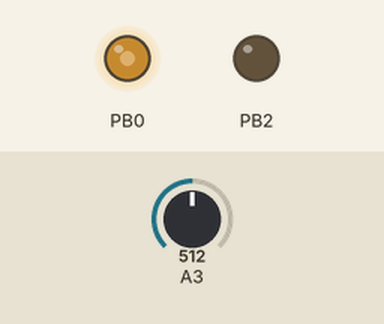
A program run on a simulated ATtiny85, built with avr-gcc and run on an emulated ATtiny85. Parts: output pins drawn as LEDs (lit = HIGH). The inputs (shaded band) are chosen by the test bench; at power-on: A3 = 512.

Above: at 1.2 s.
1.3 s: A3 set to 716
At 1.7 s:
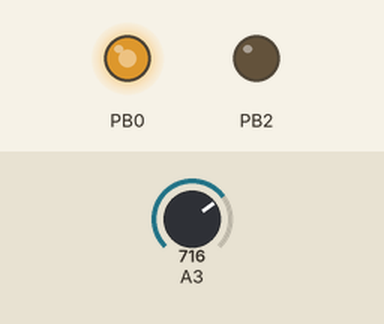
2.9 s: A3 set to 900
At 4.2 s:
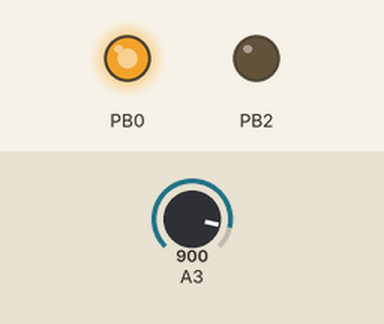
4.5 s: A3 set to 245
At 5.4 s:
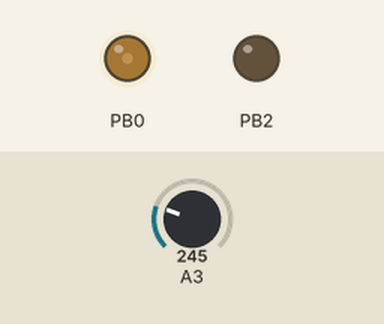
6.1 s: A3 set to 0
At 6.7 s:
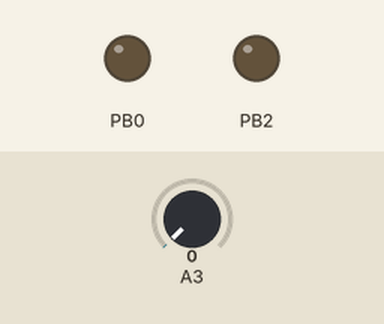
Timing chart, 0 to 8.7 s (numbered marks = the images above; inputs shaded):
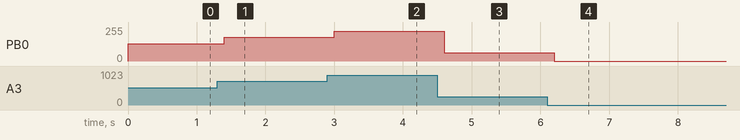

The program:

main.cpp
```cpp
#include <Arduino.h>
#include <avr/power.h>

//============================================================
// Helpers

//------------------------------------------------------------
// Helper for AVR/ATtiny's programmable clock-divisor
namespace ClkDiv
{
    uint16_t clock_shifts = 0;

    // NOTE: be careful with this, setting clock_div too high can leave the ATtiny in
    // non-programmable state (clock rates too different from ArduinoISP)
    // - not fatal, but annoying!
    // - I THINK the largest divisor is 64 (resulting in CLK of 125 kHz) before problems occur
    //  - confirmed that divisor of 64 doesn't cause subsequent programming problems
    //  - if have need to use 128 or 256, can test and find out at that point
    void set(uint16_t divisor)
    {
        // valid divisor values are [1, 2, 4, ..., 256] -- 9 valid values
        static const clock_div_t clock_divs[] = {
            clock_div_1,
            clock_div_2,
            clock_div_4,
            clock_div_8,
            clock_div_16,
            clock_div_32,
            clock_div_64,
            clock_div_128,
            clock_div_256
        };

        // Limit divisor to <= 64
        // - this to prevent leaving chip in state where it can't talk to ArduinoISP
        // - remove this line if you really want to set it to 128 or 256
        divisor = divisor > 64 ? 64 : divisor;

        // find first set bit, starting at least-significant
        uint8_t div_index = 0;
        clock_div_t clock_div = clock_divs[div_index];
        while (div_index <= 8)
        {
            if (divisor & 1)
            {
                clock_div = clock_divs[div_index];
                clock_shifts = div_index;
                break;
            }
            divisor = divisor >> 1;
            div_index++;
        }

        clock_prescale_set( clock_div );
    }

    uint16_t get_clock_shifts()
    {
        return clock_shifts;
    }

    void ms_delay(unsigned long delay_ms)
    {
        delay(delay_ms >> clock_shifts);
    }
} // namespace ClkDiv

// LED Blinker class
// - toggles specified GPIO pin at specified interval
//  - i.e. cycle period is twice the specified interval
// - calling code needs to call ::Loop() periodically at rate faster than the specified interval
class BlinkerL
{
public:
    BlinkerL(uint8_t pin, unsigned long interval_millis)
        : interval_millis_(interval_millis)
        , pin_(pin)
    {
        // TODO: check that pin is valid GPIO
        pinMode(pin, OUTPUT); // Set specified pin to be an OUTPUT
        prev_toggle_millis_ = 0;
        output_state_ = LOW;
    }

    void Loop()
    {
        unsigned long now = millis();
        unsigned long scaled_interval = interval_millis_ >> ClkDiv::get_clock_shifts();
        if( (prev_toggle_millis_ == 0) || (now >= prev_toggle_millis_ + scaled_interval) )
        {
            output_state_ = (output_state_ == LOW) ? HIGH : LOW;
            digitalWrite(pin_, output_state_); //
            prev_toggle_millis_ = now;
        }
    }

private:
    unsigned long interval_millis_;
    uint8_t pin_;
    unsigned long prev_toggle_millis_;
    int output_state_;
};

//------------------------------------------------------------
// Helper for blinking-LED based debugging
//
// Blinks LED to "display" a numeric value as follows:
// - long OFF, long ON, long OFF (indicating sync)
// - for each digit, N, in the value:
//  - repeat N times:
//    - short ON, short OFF
//  - if more digits, long OFF
// - where SHORT = base_duration
// - where  LONG = 3 * base_duration
//
// e.g.s:
// "2"   = [LONG_OFF, LONG_ON, LONG_OFF,
//          SHRT_ON, SHRT_OFF, SHRT_ON, SHRT_OFF
//           ]
// "123" = [LONG_OFF, LONG_ON, LONG_OFF,
//           SHRT_ON, SHRT_OFF,
//           LONG_ON, SHRT_OFF,  SHRT_ON, SHRT_OFF, SHRT_ON, SHRT_OFF,
//           LONG_ON, SHRT_OFF,  SHRT_ON, SHRT_OFF, SHRT_ON, SHRT_OFF, SHRT_ON, SHRT_OFF
//           ]
//
// Implementation details:
// - largest (uint16_t) value: 65535
// - longest value to display (time-wise): 59999
//  - in terms of durations "durs"
//          SYNC    9
//             5    10 =     5*2
//             9    21 = 3 + 9*2
//             9    21 = 3 + 9*2
//             9    21 = 3 + 9*2
//             9    21 = 3 + 9*2
//      = 103 durs
// - with a 500 ms dur, this is over 50 seconds to display!
//
// Consider 8 bit value, longest duration would be "199"
//          SYNC    9
//             1    10 =     1*2
//             9    21 = 3 + 9*2
//             9    21 = 3 + 9*2
//      =  61 durs
//

// TODO: implement and enable PACKED to save mem.
//#define PACKED

class BlinkValue
{
public:
    BlinkValue(uint8_t pin, unsigned long base_duration_ms=500, uint8_t led_off=LOW, uint8_t led_on=HIGH)
        : pin_(pin)
        , base_dur_(base_duration_ms)
        , led_off_(led_off)
        , led_on_(led_on)
    {
        pinMode(pin_, OUTPUT);          // Set specified pin to be an OUTPUT
        digitalWrite(pin_, led_off);    // Initialize it off
        prev_toggle_millis_ = 0;
    }

#ifdef PACKED
    void build_pattern(uint16_t value)
    {
        // reset timing and indices
        prev_toggle_millis_ = 0;
        byte_index_ = 0;
        bit_index_ = 7; // look at MSB first
    }

    void advance_byte_index()
    {
        // todo
    }

    void advance_bit_index()
    {
        if( bit_index_ == 0 )
        {
            bit_index_ = 7;
            advance_byte_index();
        }
        else
            bit_index_ --;
    }

    int get_next_state()
    {
        int ret = (pattern_[byte_index_] >> bit_index_) & 1 == 1 ? led_on_ : led_off_;
        advance_bit_index();
        return ret;
    }
#else
    void pattern_add_long(uint8_t state, int &index)
    {
        pattern_[index] = state;
        index++;
        pattern_[index] = state;
        index++;
        pattern_[index] = state;
        index++;
    }

    void pattern_add_digit(int digit, int &index, bool leading)
    {
        if (!leading)
        {
            pattern_add_long(0, index);
        }
        for( int i=0; i<digit; i++ )
        {
            pattern_[index] = 1;
            index++;
            pattern_[index] = 0;
            index++;
        }
    }

    void build_pattern(uint16_t value)
    {
        /* Reference python code:
        divisors = [10000, 1000, 100, 10]
        for divisor in divisors:
            digit = value // divisor
            i = self.pattern_add_digit(digit, i, leading)
            if digit > 0:
                leading = False
                value -= digit * divisor

        assert value < 10, "Value is: %d"%value
        assert value >= 0
        digit = value
        i = self.pattern_add_digit(digit, i, leading)
        */

        int i = 0;
        // SYNC
        pattern_add_long(0, i);
        pattern_add_long(1, i);
        pattern_add_long(0, i);

        // digits
        bool leading = true;

        static const int divisors[4] = {10000, 1000, 100, 10};
        for (auto divisor : divisors)
        {
            int digit = value / divisor;
            pattern_add_digit(digit, i, leading);
            if (digit > 0 )
            {
                leading = false;
                value -= digit * divisor;
            }
        }

        // assert value < 10, "Value is: %d"%value
        pattern_add_digit(value, i, leading);

        pattern_len_ = i;

        // reset timing and indices
        prev_toggle_millis_ = 0;
        next_index_ = 0;
    }

    void advance_index()
    {
        next_index_++;
        if( next_index_ >= pattern_len_ )
        {
            next_index_ = 0;
            if (completed_durations_ < 255)
                completed_durations_++;
        }
    }

    int get_next_state()
    {
        int ret = (pattern_[next_index_] == 0) ? led_off_ : led_on_;
        advance_index();
        return ret;
    }
#endif

    void set_value(uint16_t value)
    {
        value_ = value;
        build_pattern(value_);
        completed_durations_ = 0;
    }

    uint8_t get_completed_durations()
    {
        return completed_durations_;
    }

    // periodically call this
    void Loop()
    {
        unsigned long now = millis();
        unsigned long scaled_interval = base_dur_ >> ClkDiv::get_clock_shifts();
        if( (prev_toggle_millis_ == 0) || (now >= prev_toggle_millis_ + scaled_interval) )
        {
            int output_state = get_next_state();
            digitalWrite(pin_, output_state); //
            prev_toggle_millis_ = now;
        }
    }

private:
    uint8_t pin_;
    unsigned long base_dur_;
    uint8_t led_off_;
    uint8_t led_on_;

    unsigned long prev_toggle_millis_;
    uint16_t value_ = 0;
    uint8_t completed_durations_ = 0;

    static const int MAX_PATTERN_LEN = 104;
    static_assert( (MAX_PATTERN_LEN % 8) == 0, "Needs to be even multiple of 8" );
#ifdef PACKED
    // TODO: track pattern_index and then map that to byte_index and bit_offset
    static const int PACKED_PATTERN_LEN = MAX_PATTERN_LEN / 8;
    uint8_t pattern_[PACKED_PATTERN_LEN] = {0};
    int pattern_len_ = 0;
    int next_index_ = 0;
#else
    // simpler impl that uses 104 bytes
    uint8_t pattern_[MAX_PATTERN_LEN] = {0};
    int pattern_len_ = 0;
    int next_index_ = 0;
#endif

}; // class BlinkValue

//------------------------------------------------------------
// Circuit Pinout Definitions

/**
                ╔═══════════════════════╗      
                ║        ATtiny85       ║      
                ║                       ║      
            PB5 ║1 RESET          VCC  8║      
       A3 3 PB3 ║2 PB3*,ADC3      PB2  7║ PB2  2 A1
       A2 4 PB4 ║3 PB4*,ADC2      PB1* 6║ PB1* 1   
                ║4 GND            PB0* 5║ PB0* 0   
                ╚═══════════════════════╝      

    - PWM pins marked with (*)
        - only PB0 & PB1 and PB4 (as of update from ~2018) out of the box
        - to unlock additional PWM channels: http://www.technoblogy.com/show?LE0
    - apparently there is way to reprogram RESET pin for general I/O use?


  Analog Reads:
    pinMode(A_pin, INPUT); // PB_pins: A1, A2, A3
    int analogRead(A_pin); // returns [0, 1023]

  "Analog" Writes:
    pinMode(PB_pin,OUTPUT);    // PB_pins: PB0, PB1, PB4
    analogWrite(PB_pin, v);    // [0, 255], actually PWM output

  Digital Reads/Writes:
    pinMode(PB_pin,  INPUT);   // PB_pins: PB0, PB1, PB2, PB3, PB4
    int digitalRead(PB_pin, v);// LOW, HIGH
    pinMode(PB_pin, OUTPUT);   // PB_pins: PB0, PB1, PB2, PB3, PB4
    digitalWrite(PB_pin, v);   // LOW, HIGH

**/

// AnnoyATron-circuit PCB pinouts
// - NOTE: red LED is connected to PB2 which does not support PWM output
//  - i.e. analogWrite() won't work
namespace AnnoyATron
{
    // Pin definition
    static const int LED_GRN = 0;  // one of your LEDs
    static const int LED_RED = 2;  // if your colors don't line up, swap the assignments here
    static const int BUZZER = 1;   // not active while powered by ICSP, flip the switch to test without unplugging
    static const int LDR = A2;     // Light Dependent Resistor
    static const int POT = A3;     // POTentiometer

    // LEDs are common anode so turn on by outputting low
    static const int LED_ON  = LOW;
    static const int LED_OFF = HIGH;
}

// PWM-LED driver breadboard pinouts
// Features:
// - A3 analog input: read POT value to control PWM LED level
// - PB0 PWM output: to output transistor for LED drive
// - PB2 digital output: signal LED to blink out PWM level
/*
                ╔═════════════════════════╗      
          +5    ║ ◯       ATtiny85        ║ +5   
          ▲     ║                         ║ ▲      
          │     ║1 RESET            VCC  8║─┘       ↗↗ 
      10k,R◀────║2 PB3*,ADC3,A3  A1,PB2  7║──R,xxx──▶─┐           
          │     ║3 PB4*,ADC2,A2     PB1* 6║           ▽ Gnd
          ▽  ┌──║4 GND              PB0* 5║ 
             ▽  ╚═════════════════════════╝      

                                               +5
                                               ▲ 
                                               │ 
                                               R,10
                                               │ 
                                               ▽↘
                                               │
                                            B / C
                            PB0  ───R,1.5k──-|
                                              \ E
                                               │
                                               ▽ Gnd
*/
namespace PwmLedDriver
{
    // Pin definitions
    static const int PWMLED = PB0;  // PWM LED output
    static const int POT = A3;      // POTentiometer -- use to control PWM level
    static const int SIGLED = PB2;  // signalling LED output

    // chip outputs to Base of NPN Q
    // - high output forward biases Base-Emitter, turning on the LED
    static const int LED_ON  = HIGH;
    static const int LED_OFF = LOW;
}


//------------------------------------------------------------
// Test Classes


// PWM LED (w/ BlinkValue) test
// - sampling driven by the signalling LED, when it completes it's duration
//  - read POT level
//  - set PWM level
//  - set signalling LED
struct Test_PwmLed
{
#if 1
    static const uint8_t sig_led = PwmLedDriver::SIGLED;
    static const uint8_t led_off = PwmLedDriver::LED_OFF;
    static const uint8_t led_on  = PwmLedDriver::LED_ON;
    static const int     pwm_led = PwmLedDriver::PWMLED;
    static const int     pot     = PwmLedDriver::POT;
#else
    static const uint8_t sig_led = AnnoyATron::LED_RED;
    static const uint8_t led_off = AnnoyATron::LED_OFF;
    static const uint8_t led_on  = AnnoyATron::LED_ON;
    static const int     pwm_led = AnnoyATron::LED_GRN;
    static const int     pot     = AnnoyATron::POT;
#endif

    static BlinkValue *bv;

    static void setup()
    {
        // set clock divisor (prescaler) -- otherwise it probably gets set to 8
        ClkDiv::set(1);

        static BlinkValue _bv(sig_led, 500, led_off, led_on);
        bv = &_bv;
        pinMode(pwm_led, OUTPUT);
    }

    static void loop()
    {
//      bv->Loop();
//      if (bv->get_completed_durations() > 0)
        {
            int value = analogRead(pot); // returns [0, 1023]
            value >>= 2;    // reduce to 8 bit value
//          bv->set_value(value);
            analogWrite(pwm_led, value);
        }
        ClkDiv::ms_delay(200);
    }
};
BlinkValue *Test_PwmLed::bv;

// Test ClkDiv
struct Test_ClkDiv
{
    static const int     led_red = AnnoyATron::LED_RED;
    static const int     led_grn = AnnoyATron::LED_GRN;
    static const uint8_t led_off = AnnoyATron::LED_OFF;
    static const uint8_t led_on  = AnnoyATron::LED_ON;

    static void setup()
    {
        // set clock divisor (prescaler)
        // - by default, fuses set this to 8
        // - set to 1 for moar fastr! (at cost of chip using more electrons...)
        // - set to up to 64 for (supposedly) moar battery life
        //  - should test/quantify the battery savings
        // - values 128, 256 will probably leave tiny85 in state where it can't talk to defualt ArduinoISP
        //  - will need to modify ArduinoISP code to slow down the SPI_CLOCK...
        ClkDiv::set(1);

        pinMode(led_grn, OUTPUT);
        pinMode(led_red, OUTPUT);
    }

    static void loop()
    {
        digitalWrite(led_grn, led_on);
        digitalWrite(led_red, led_off);
        ClkDiv::ms_delay(2000);
        digitalWrite(led_grn, led_off);
        digitalWrite(led_red, led_on);
        ClkDiv::ms_delay(3000);
    }
};

// BlinkerL test (AnnoyATron)
// - blink RED & GRN LEDs at different rates via BlinkerL
// - slow blink RED (2000 ms)
// - fast blink GRN ( 250 ms)
//  - expect only be visible during RED=OFF
struct Test_BlinkerL
{
    static const int     led_red = AnnoyATron::LED_RED;
    static const int     led_grn = AnnoyATron::LED_GRN;

    static BlinkerL *red;
    static BlinkerL *grn;

    static void setup()
    {
        // set clock divisor (prescaler) -- otherwise it probably gets set to 8
        ClkDiv::set(1);

        // some goofiness
        // - would have preferred using placement-new
        // - but seems placement-new isn't supported by Arduino compiler?
        static BlinkerL _red(led_red, 1000);
        static BlinkerL _grn(led_grn,  125);
        red = &_red;
        grn = &_grn;
    }

    static void loop()
    {
        red->Loop();
        grn->Loop();
    }
};
BlinkerL *Test_BlinkerL::red;
BlinkerL *Test_BlinkerL::grn;


// BlinkValue test
// - on reset reads POT value (scaled to 8 bit value)
// - blink value via RED LED
struct Test_BlinkValue
{
    static const uint8_t sig_led = AnnoyATron::LED_RED;
    static const uint8_t led_off = AnnoyATron::LED_OFF;
    static const uint8_t led_on  = AnnoyATron::LED_ON;
    static const int     pot     = AnnoyATron::POT;

    static BlinkValue *bv;

    static void setup()
    {
        // set clock divisor (prescaler) -- otherwise it probably gets set to 8
        ClkDiv::set(1);

        static BlinkValue _bv(sig_led, 500, led_off, led_on);
        bv = &_bv;


        int value = analogRead(pot); // returns [0, 1023]
        value >>= 2;    // reduce to 8 bit value
        _bv.set_value(value);
    }

    static void loop()
    {
        bv->Loop();
    }
};
BlinkValue *Test_BlinkValue::bv;


// AnnoyATron Test analogWrite and LED brightness
// - recall LEDs are common anode, so low output pin = full brightness
// - for the red LED -- no real gradation noted and then its OFF for values >= 128
//  - this is because red LED is connected to PB2 which doesn't support PWM output!
// - green LED -- much better behaved, noticeable light output even for value = 254
struct Test_analogWrite
{
    static void setup()
    {
        // set clock divisor (prescaler)
        ClkDiv::set(1);

        pinMode(AnnoyATron::LED_GRN, OUTPUT);
        pinMode(AnnoyATron::LED_RED, OUTPUT);
    }

    static void flash(int pin, unsigned long duration=250)
    {
        digitalWrite(pin, AnnoyATron::LED_ON);
        ClkDiv::ms_delay(duration);
        digitalWrite(pin, AnnoyATron::LED_OFF);
    }

    static void cycle(int pin0, int pin1, uint8_t values[8], unsigned long flash_duration=250)
    {
        // ramps pin0, using pin1 for signalling
        digitalWrite(pin1, AnnoyATron::LED_OFF);
        for( int i=0; i<8; i++ )
        {
            analogWrite(pin0, values[i]);
            ClkDiv::ms_delay(2000);

            // blink the alternate LED to signal a level change
            digitalWrite(pin0, AnnoyATron::LED_OFF);
            flash(pin1, flash_duration);
        }
    }

    static void loop()
    {
        //--------------------
        // Alternate extremes for RED
        // - wow, seems full brightness to 127, then OFF at 128
        uint8_t xr_values[8] = {0, 125, 126, 127, 0, 128, 130, 132};
        cycle(AnnoyATron::LED_RED, AnnoyATron::LED_GRN, xr_values, 20);

        //--------------------
        // Alternate extremes for GRN
        // - wow, low level visibility right to the end
        uint8_t xg_values[8] = {0, 249, 250, 251, 252, 253, 254, 255};
        cycle(AnnoyATron::LED_GRN, AnnoyATron::LED_RED, xg_values, 20);

        //--------------------
        // Linear ramp (8 values)
        uint8_t lin_values[8] = {0, 36, 73, 109, 146, 182, 219, 255};

        // ramp red LED
        // - RED: looks very bright for first 4 values, and OFF for last 4 values
        cycle(AnnoyATron::LED_RED, AnnoyATron::LED_GRN, lin_values, 20);

        // ramp green LED
        // - GRN: overall not as bright but provides noticeable gradation thru the levels
        cycle(AnnoyATron::LED_GRN, AnnoyATron::LED_RED, lin_values, 20);

        //--------------------
        // Log ramp (8 values)
        uint8_t log_values[8] = {0, 4, 8, 16, 32, 64, 128, 255};

        // ramp red LED
        // - RED: lights for first 6, but brightness gradation not obvious
        cycle(AnnoyATron::LED_RED, AnnoyATron::LED_GRN, log_values, 20);

        // ramp green LED
        // - GRN: linear ramp provides better gradation
        cycle(AnnoyATron::LED_GRN, AnnoyATron::LED_RED, log_values, 20);
    }
};

//------------------------------------------------------------
// Uncomment desired test

//Test_ClkDiv test;
//Test_analogWrite test;
//Test_BlinkerL test;
//Test_BlinkValue test;
Test_PwmLed test;

// put your setup code here, to run once:
void setup()
{
    test.setup();
}


// put your main code here, to run repeatedly:
void loop()
{
    test.loop();
}
```

Measured:
- after the input at 1.3 s, PB0: 128/255 → 179/255 after 0.10 s
- after the input at 2.9 s, PB0: 179/255 → 225/255 after 0.10 s
- after the input at 4.5 s, PB0: 225/255 → 61/255 after 0.10 s
- after the input at 6.1 s, PB0: 61/255 → 0/255 after 0.10 s
